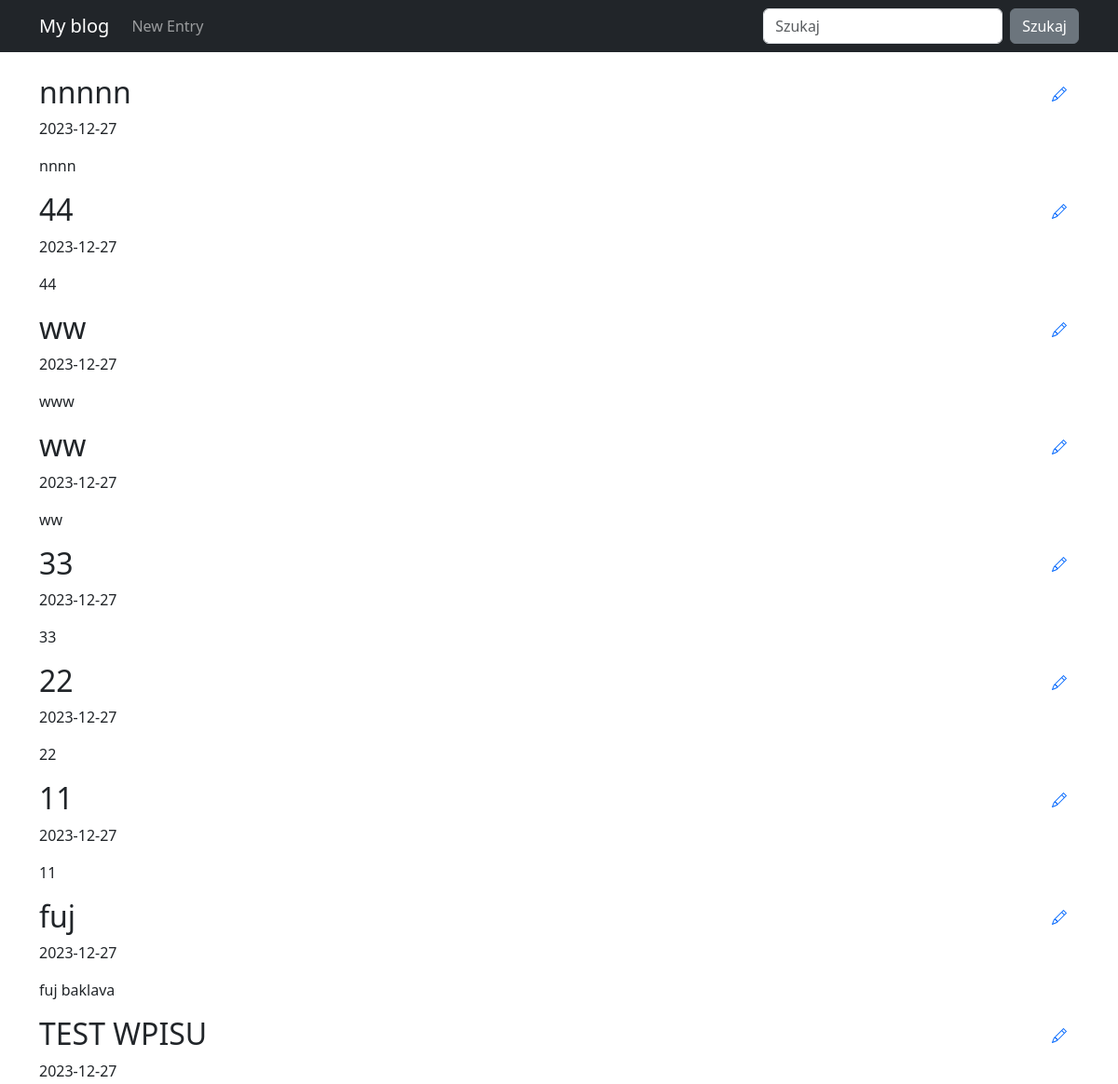
Before: / (upper part) with the older database file.
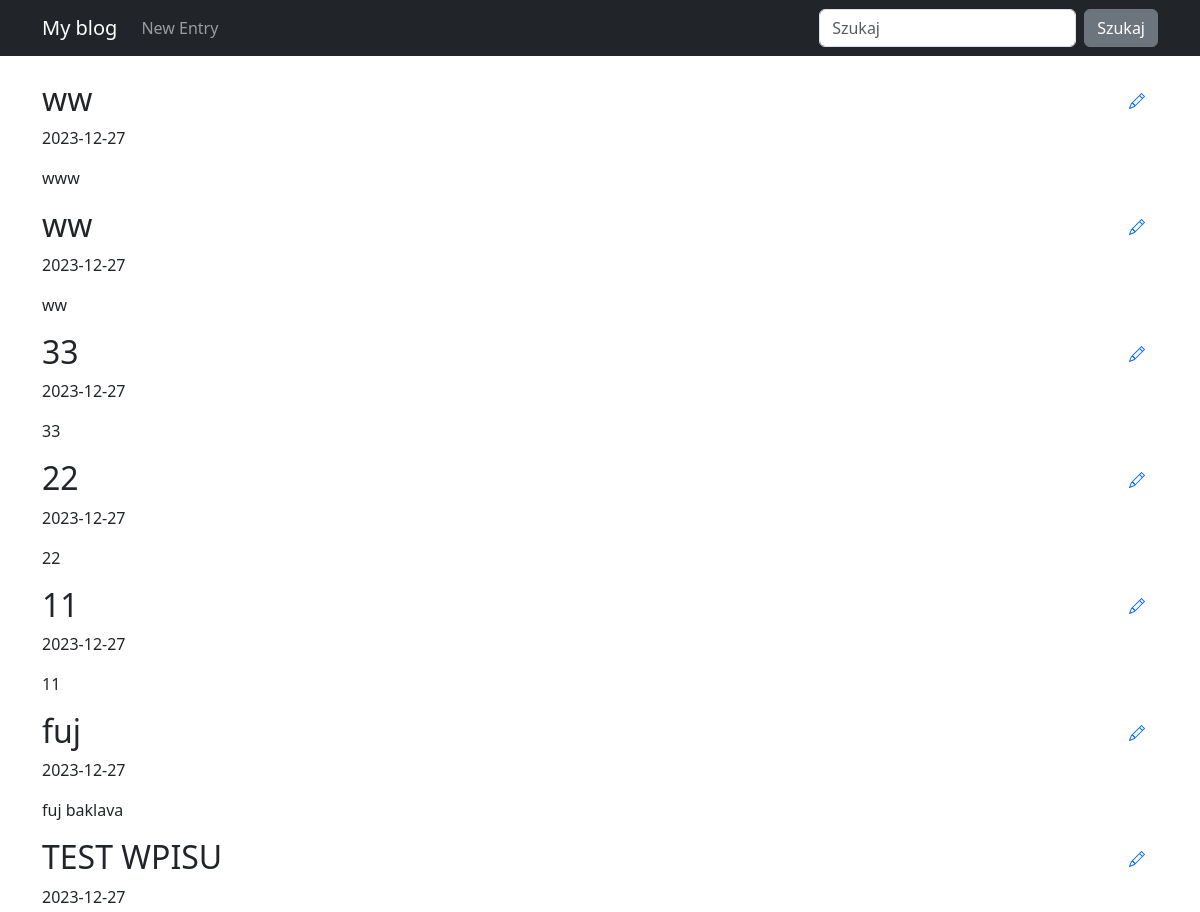
After: the same page with the newer database file.
### blog/models.py (models this page shows)
class Entry(db.Model):
    id = db.Column(db.Integer, primary_key=True)
    title = db.Column(db.String(80), nullable=False)
    body = db.Column(db.Text, nullable=False)
    pub_date = db.Column(db.DateTime, nullable=False,
                         default=datetime.datetime.utcnow)
    is_published = db.Column(db.Boolean, default=False)

### blog/routes.py (the view)
@app.route("/")
def index():
    all_posts = Entry.query.filter_by(is_published=True).order_by(Entry.pub_date.desc())
    return render_template("homepage.html", all_posts=all_posts)

### blog/templates/homepage.html (shortened to what this page needs)
{% extends "base.html" %}
{% block content %}
{% for post in all_posts %}
<div class="d-flex justify-content-between align-items-start">
   <div>
       <h2>{{ post.title }}</h2>
       <p>{{ post.pub_date.strftime('%Y-%m-%d') }}</p>
       <p>
           {{ post.body }}
       </p>
   </div>
    <a href="{{ url_for('edit_or_create_entry', entry_id=post.id) }}" class="btn btn-link">
    </a>
</div>
{% endfor %}
{% endblock %}

Changed rows visible on the page:
no longer on this page (row edited): Entry: title "nnnnn", pub_date "2023-12-27", body "nnnn"
no longer on this page (row edited): Entry: title "44", pub_date "2023-12-27", body "44"
